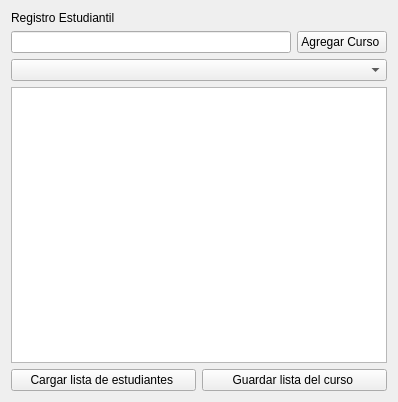
<?xml version="1.0" encoding="UTF-8"?>
<ui version="4.0">
 <class>registro_estudiantil</class>
 <widget class="QWidget" name="registro_estudiantil">
  <property name="geometry">
   <rect>
    <x>0</x>
    <y>0</y>
    <width>398</width>
    <height>402</height>
   </rect>
  </property>
  <property name="windowTitle">
   <string>Form</string>
  </property>
  <layout class="QGridLayout" name="gridLayout">
   <item row="0" column="0">
    <layout class="QVBoxLayout" name="verticalLayout">
     <item>
      <widget class="QLabel" name="titulo_Registro_estudiantil">
       <property name="text">
        <string>Registro Estudiantil</string>
       </property>
      </widget>
     </item>
     <item>
      <layout class="QHBoxLayout" name="horizontalLayout">
       <item>
        <widget class="QLineEdit" name="nombre_curso"/>
       </item>
       <item>
        <widget class="QPushButton" name="agregar_curso">
         <property name="text">
          <string>Agregar Curso </string>
         </property>
        </widget>
       </item>
      </layout>
     </item>
     <item>
      <widget class="QComboBox" name="selecionar_curso">
       <property name="placeholderText">
        <string>Seleccione el curso</string>
       </property>
      </widget>
     </item>
     <item>
      <widget class="QTableView" name="tableView"/>
     </item>
     <item>
      <layout class="QHBoxLayout" name="horizontalLayout_2">
       <item>
        <widget class="QPushButton" name="cargar_lista_estudiantes">
         <property name="text">
          <string>Cargar lista de estudiantes </string>
         </property>
        </widget>
       </item>
       <item>
        <widget class="QPushButton" name="guardar_lista_curso">
         <property name="text">
          <string>Guardar lista del curso </string>
         </property>
        </widget>
       </item>
      </layout>
     </item>
    </layout>
   </item>
  </layout>
 </widget>
 <resources/>
 <connections/>
</ui>
